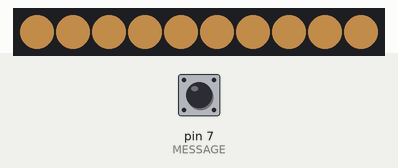
Simulated run of this sketch. Board: Arduino Uno, built with avr-gcc and run on an emulated ATmega328P. Parts: 10 RGB LEDs in strip order, left to right. The inputs (shaded band) are chosen by the test bench; at power-on: pin 7 (MESSAGE) HIGH. Dim RGB values are drawn brighter than linear; what the sketch prints to the serial monitor is not drawn.

Above: at 1.25 s.
1.3 s: pin 7 (MESSAGE) driven LOW
At 2.2 s:
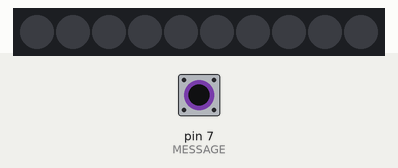
2.8 s: pin 7 (MESSAGE) driven HIGH
At 2.95 s:
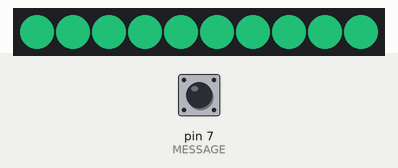
5.2 s: pin 7 (MESSAGE) pulsed LOW 2 times (0.12 s each, 0.3 s apart)
At 6.07 s:
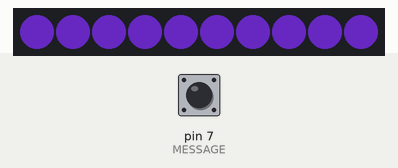

Measured:
- after the input at 1.3 s, the LEDs: change at once (image 1)
- after the input at 2.8 s, the LEDs: change at once (image 2)
- after the input at 5.2 s, the LEDs: first change at once (image 3 shows a later state)

The sketch:

DanceLEd.ino
```cpp
#include <Adafruit_NeoPixel.h>

// ledPin
#define PIN 3
//Michrophone pin
#define MESSAGE 7

// number of leds
int num= 10;

// red,green,blue values
float r = 0;
float b = 50;
float g = 200;

// red,green,blue speed
float rvelocity = 0.2;
float gvelocity = 0.4;
float bvelocity = 0.3;

// initialising strip of led
Adafruit_NeoPixel strip = Adafruit_NeoPixel(num, PIN,NEO_GRB + NEO_KHZ800);

void setup() {
  // put your setup code here, to run once:
  strip.begin();
  strip.clear();
  // set brighness to 0
  strip.setBrightness(0);
  strip.show(); // Initialize all pixels to 'off'

  pinMode(MESSAGE,INPUT); // input michrophone

  Serial.begin(9600);

}

void loop() {
  // put your main code here, to run repeatedly:
  // reading michrophone
  int myData = digitalRead(MESSAGE);
  Serial.print(myData);
  // if no sound off led strip else brighness at 90
  if (myData == 0)
  strip.setBrightness(0);
  else
   strip.setBrightness(90);

// red,green blue boundries
  if(r>255 or r<0)
   rvelocity *= -1;

   if(b>255 or b<0)
   bvelocity *= -1;

   if(g>255 or g<0)
   gvelocity *= -1;

// adding velocities to the red, green and blue colors
   r+=rvelocity;
   b+=bvelocity;
   g+=gvelocity;

// loop the led strip and update
  for (int i = 0; i < num ; i ++)
  {
  strip.setPixelColor(i, r, g, b);
  }

  strip.show(); // Initialize all pixels to 'off'

}
```
